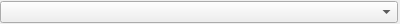
<?xml version="1.0" encoding="UTF-8"?>
<ui version="4.0">
 <class>NextEnumEdit</class>
 <widget class="PropertyEdit" name="NextEnumEdit">
  <property name="geometry">
   <rect>
    <x>0</x>
    <y>0</y>
    <width>400</width>
    <height>22</height>
   </rect>
  </property>
  <layout class="QHBoxLayout" name="horizontalLayout">
   <property name="spacing">
    <number>2</number>
   </property>
   <property name="leftMargin">
    <number>0</number>
   </property>
   <property name="topMargin">
    <number>1</number>
   </property>
   <property name="rightMargin">
    <number>2</number>
   </property>
   <property name="bottomMargin">
    <number>1</number>
   </property>
   <item>
    <widget class="QComboBox" name="comboBox"/>
   </item>
  </layout>
 </widget>
 <customwidgets>
  <customwidget>
   <class>PropertyEdit</class>
   <extends>QWidget</extends>
   <header>editor/propertyedit.h</header>
   <container>1</container>
  </customwidget>
 </customwidgets>
 <resources/>
 <connections/>
</ui>
